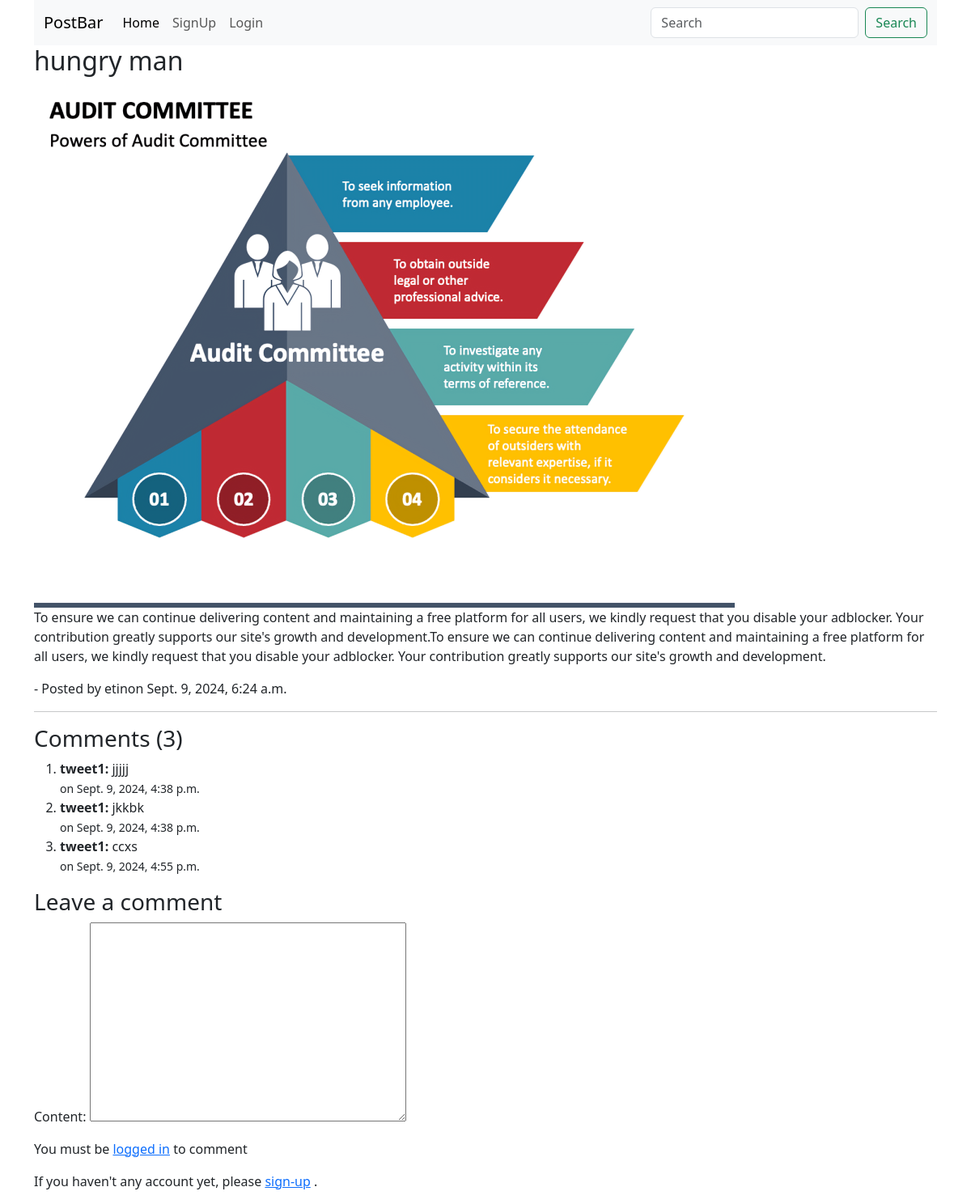
/blogs/3, run on the app's committed database.
### Blog_App/models.py (models this page shows, shortened)
class Post(models.Model):
    title = models.CharField(max_length=200)
    content = models.TextField(default='')
    photo = models.ImageField(upload_to='blog_photos')
    author = models.ForeignKey(User, on_delete=models.CASCADE)
    created_at = models.DateTimeField(default=timezone.now)
    updated_at = models.DateTimeField(auto_now=True)

class Comment(models.Model):
    post = models.ForeignKey(Post, on_delete=models.CASCADE, related_name='comments')
    author = models.ForeignKey(User, on_delete=models.CASCADE)
    content = models.TextField(max_length=350)
    created_at = models.DateTimeField(default=timezone.now)

### Blog_App/views.py (the view)
# urls.py: path('<int:blog_id>', views.blog_detail_view, name='blog_detail'),
def blog_detail_view(request, blog_id):
    post = get_object_or_404(Post, pk= blog_id)
    comments = post.comments.all()
    if request.method == 'POST':
        if not request.user.is_authenticated:
            return redirect(f"{reverse('login')}?next={request.path}")
        comment_form = CommentForm(request.POST)
        if comment_form.is_valid():
            new_comment = comment_form.save(commit=False)
            new_comment.post = post
            new_comment.author = request.user
            new_comment.save()
            return redirect('blog_detail', blog_id = post.id)
    else:
        comment_form = CommentForm()
    context = {'post': post, 'comments': comments, 'comment_form': comment_form}
    return render(request, 'blog/blog_detail.html', context)

### Blog_App/forms.py
class CommentForm(forms.ModelForm):
    class Meta:
        model = Comment
        fields = ['content']

### templates/blog/blog_detail.html (shortened to what this page needs)
{% extends "base/base.html" %} {% block title %}Blog Detail{% endblock title %}
{% block content %}
<h2>{{post.title}}</h2>
<img src="{{post.photo.url}}" alt="" />
<p>{{post.content}}</p>
<p>- Posted by {{post.author}}on {{post.created_at}}</p>
<hr />
<h3>Comments ({{ comments.count }})</h3>
<ol>
  {% for comment in comments %}
  <li>
    <strong>{{comment.author }}:</strong> {{comment.content}}
    <br />
    <small>on {{comment.created_at}}</small>
  </li>
  {% empty %}
  <ul>
    <li>No comments yet. Be the first to comment</li>
  </ul>
  {% endfor %}
</ol>
<h3>Leave a comment</h3>
<form method="POST">
  {% csrf_token %} {{comment_form.as_p}} {% if user.is_authenticated %}
  <button type="submit" class="btn btn-primary btn-sm">Submit</button>
  {% else %}
  <p>
    You must be
    <a href="{% url 'login' %}?next={{ request.get_full_path }}">logged in</a>
    to comment
  </p>
  <p>
    If you haven't any account yet, please
    <a href="{% url 'signup' %}?next={{ request.get_full_path }}">sign-up</a>
    .
  </p>
  {% endif %}
</form>
{% endblock content %}

### data on the page
Post: title "hungry man", photo (picture), content "To ensure we can continue delivering content and maintaining a free platform for all users, we kindly request that you disable your adblocker. Your contribution greatly supports our site's growth and development.To ensure we can continue delivering content and maintaining a free platform for all users, we kindly request that you disable your adblocker. Your contribution greatly supports our site's growth and development.", author "etin", created_at "Sept. 9, 2024, 6:24 a.m.", count "3"
Comment: author "tweet1", content "jjjjj", created_at "Sept. 9, 2024, 4:38 p.m."
Comment: author "tweet1", content "jkkbk", created_at "Sept. 9, 2024, 4:38 p.m."
Comment: author "tweet1", content "ccxs", created_at "Sept. 9, 2024, 4:55 p.m."
